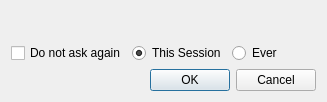
<?xml version="1.0" encoding="UTF-8"?>
<ui version="4.0">
 <class>qtConfirmationDialog</class>
 <widget class="QDialog" name="qtConfirmationDialog">
  <property name="geometry">
   <rect>
    <x>0</x>
    <y>0</y>
    <width>327</width>
    <height>102</height>
   </rect>
  </property>
  <layout class="QGridLayout" name="gridLayout">
   <item row="0" column="0">
    <widget class="QLabel" name="image">
     <property name="sizePolicy">
      <sizepolicy hsizetype="Minimum" vsizetype="Minimum">
       <horstretch>0</horstretch>
       <verstretch>0</verstretch>
      </sizepolicy>
     </property>
    </widget>
   </item>
   <item row="0" column="1" rowspan="2">
    <widget class="QLabel" name="label">
     <property name="sizePolicy">
      <sizepolicy hsizetype="Expanding" vsizetype="Preferred">
       <horstretch>0</horstretch>
       <verstretch>0</verstretch>
      </sizepolicy>
     </property>
     <property name="alignment">
      <set>Qt::AlignLeading|Qt::AlignLeft|Qt::AlignTop</set>
     </property>
     <property name="wordWrap">
      <bool>true</bool>
     </property>
     <property name="margin">
      <number>6</number>
     </property>
    </widget>
   </item>
   <item row="1" column="0">
    <spacer name="verticalSpacer">
     <property name="orientation">
      <enum>Qt::Vertical</enum>
     </property>
     <property name="sizeHint" stdset="0">
      <size>
       <width>14</width>
       <height>3</height>
      </size>
     </property>
    </spacer>
   </item>
   <item row="2" column="0" colspan="2">
    <layout class="QHBoxLayout" name="horizontalLayout">
     <item>
      <widget class="QCheckBox" name="noAsk">
       <property name="text">
        <string>Do not ask again</string>
       </property>
      </widget>
     </item>
     <item>
      <widget class="QRadioButton" name="noAskSession">
       <property name="text">
        <string>This Session</string>
       </property>
       <property name="checked">
        <bool>true</bool>
       </property>
      </widget>
     </item>
     <item>
      <widget class="QRadioButton" name="noAskEver">
       <property name="text">
        <string>Ever</string>
       </property>
      </widget>
     </item>
     <item>
      <spacer name="horizontalSpacer">
       <property name="orientation">
        <enum>Qt::Horizontal</enum>
       </property>
       <property name="sizeHint" stdset="0">
        <size>
         <width>40</width>
         <height>20</height>
        </size>
       </property>
      </spacer>
     </item>
    </layout>
   </item>
   <item row="3" column="0" colspan="2">
    <widget class="QDialogButtonBox" name="buttonBox">
     <property name="orientation">
      <enum>Qt::Horizontal</enum>
     </property>
     <property name="standardButtons">
      <set>QDialogButtonBox::Cancel|QDialogButtonBox::Ok</set>
     </property>
    </widget>
   </item>
  </layout>
 </widget>
 <resources/>
 <connections>
  <connection>
   <sender>buttonBox</sender>
   <signal>rejected()</signal>
   <receiver>qtConfirmationDialog</receiver>
   <slot>reject()</slot>
   <hints>
    <hint type="sourcelabel">
     <x>322</x>
     <y>147</y>
    </hint>
    <hint type="destinationlabel">
     <x>286</x>
     <y>153</y>
    </hint>
   </hints>
  </connection>
  <connection>
   <sender>buttonBox</sender>
   <signal>accepted()</signal>
   <receiver>qtConfirmationDialog</receiver>
   <slot>accept()</slot>
   <hints>
    <hint type="sourcelabel">
     <x>254</x>
     <y>147</y>
    </hint>
    <hint type="destinationlabel">
     <x>248</x>
     <y>96</y>
    </hint>
   </hints>
  </connection>
  <connection>
   <sender>noAsk</sender>
   <signal>toggled(bool)</signal>
   <receiver>qtConfirmationDialog</receiver>
   <slot>updateNoAskPreference(bool)</slot>
   <hints>
    <hint type="sourcelabel">
     <x>74</x>
     <y>51</y>
    </hint>
    <hint type="destinationlabel">
     <x>163</x>
     <y>50</y>
    </hint>
   </hints>
  </connection>
 </connections>
 <slots>
  <slot>updateNoAskPreference(bool)</slot>
 </slots>
</ui>
